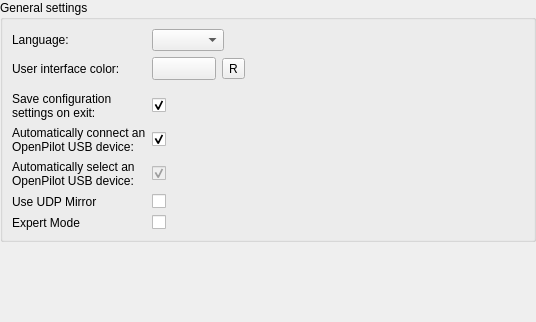
<?xml version="1.0" encoding="UTF-8"?>
<ui version="4.0">
 <class>Core::Internal::GeneralSettings</class>
 <widget class="QWidget" name="Core::Internal::GeneralSettings">
  <property name="geometry">
   <rect>
    <x>0</x>
    <y>0</y>
    <width>536</width>
    <height>322</height>
   </rect>
  </property>
  <layout class="QVBoxLayout" name="verticalLayout_2">
   <property name="margin">
    <number>0</number>
   </property>
   <item>
    <widget class="QGroupBox" name="groupBox">
     <property name="title">
      <string>General settings</string>
     </property>
     <layout class="QGridLayout" name="gridLayout">
      <item row="1" column="0">
       <widget class="QLabel" name="colorLabel">
        <property name="text">
         <string>User interface color:</string>
        </property>
       </widget>
      </item>
      <item row="1" column="1">
       <widget class="QWidget" name="widget" native="true">
        <layout class="QGridLayout" name="gridLayout_2">
         <property name="margin">
          <number>0</number>
         </property>
         <item row="0" column="1">
          <widget class="QToolButton" name="resetButton">
           <property name="toolTip">
            <string>Reset to default</string>
           </property>
           <property name="text">
            <string>R</string>
           </property>
           <property name="icon">
            <iconset resource="core.qrc">
             <normaloff>:/core/images/reset.png</normaloff>:/core/images/reset.png</iconset>
           </property>
          </widget>
         </item>
         <item row="0" column="0">
          <widget class="Utils::QtColorButton" name="colorButton">
           <property name="sizePolicy">
            <sizepolicy hsizetype="Preferred" vsizetype="Preferred">
             <horstretch>0</horstretch>
             <verstretch>0</verstretch>
            </sizepolicy>
           </property>
           <property name="minimumSize">
            <size>
             <width>64</width>
             <height>0</height>
            </size>
           </property>
           <property name="alphaAllowed" stdset="0">
            <bool>false</bool>
           </property>
          </widget>
         </item>
         <item row="0" column="2">
          <spacer name="horizontalSpacer">
           <property name="orientation">
            <enum>Qt::Horizontal</enum>
           </property>
           <property name="sizeHint" stdset="0">
            <size>
             <width>40</width>
             <height>20</height>
            </size>
           </property>
          </spacer>
         </item>
        </layout>
       </widget>
      </item>
      <item row="9" column="1">
       <widget class="QWidget" name="widget_2" native="true">
        <layout class="QGridLayout" name="gridLayout_3">
         <property name="margin">
          <number>0</number>
         </property>
        </layout>
       </widget>
      </item>
      <item row="10" column="1">
       <widget class="QCheckBox" name="checkBoxSaveOnExit">
        <property name="text">
         <string/>
        </property>
        <property name="checked">
         <bool>true</bool>
        </property>
       </widget>
      </item>
      <item row="10" column="0">
       <widget class="QLabel" name="label_4">
        <property name="text">
         <string>Save configuration settings on exit:</string>
        </property>
        <property name="wordWrap">
         <bool>true</bool>
        </property>
       </widget>
      </item>
      <item row="11" column="0">
       <widget class="QLabel" name="label_5">
        <property name="text">
         <string>Automatically connect an OpenPilot USB device:</string>
        </property>
        <property name="wordWrap">
         <bool>true</bool>
        </property>
       </widget>
      </item>
      <item row="11" column="1">
       <widget class="QCheckBox" name="checkAutoConnect">
        <property name="text">
         <string/>
        </property>
        <property name="checked">
         <bool>true</bool>
        </property>
       </widget>
      </item>
      <item row="12" column="0">
       <widget class="QLabel" name="label_6">
        <property name="text">
         <string>Automatically select an OpenPilot USB device:</string>
        </property>
        <property name="wordWrap">
         <bool>true</bool>
        </property>
       </widget>
      </item>
      <item row="12" column="1">
       <widget class="QCheckBox" name="checkAutoSelect">
        <property name="enabled">
         <bool>false</bool>
        </property>
        <property name="text">
         <string/>
        </property>
        <property name="checked">
         <bool>true</bool>
        </property>
       </widget>
      </item>
      <item row="13" column="1">
       <widget class="QCheckBox" name="cbUseUDPMirror">
        <property name="text">
         <string/>
        </property>
       </widget>
      </item>
      <item row="13" column="0">
       <widget class="QLabel" name="labelUDP">
        <property name="text">
         <string>Use UDP Mirror</string>
        </property>
       </widget>
      </item>
      <item row="14" column="0">
       <widget class="QLabel" name="labelExpert">
        <property name="text">
         <string>Expert Mode</string>
        </property>
       </widget>
      </item>
      <item row="14" column="1">
       <widget class="QCheckBox" name="cbExpertMode">
        <property name="text">
         <string/>
        </property>
       </widget>
      </item>
      <item row="0" column="1">
       <layout class="QHBoxLayout" name="horizontalLayout">
        <item>
         <widget class="QComboBox" name="languageBox"/>
        </item>
        <item>
         <spacer name="horizontalSpacer_3">
          <property name="orientation">
           <enum>Qt::Horizontal</enum>
          </property>
          <property name="sizeHint" stdset="0">
           <size>
            <width>40</width>
            <height>20</height>
           </size>
          </property>
         </spacer>
        </item>
       </layout>
      </item>
      <item row="0" column="0">
       <widget class="QLabel" name="label_3">
        <property name="text">
         <string>Language:</string>
        </property>
       </widget>
      </item>
     </layout>
    </widget>
   </item>
   <item>
    <spacer name="verticalSpacer">
     <property name="orientation">
      <enum>Qt::Vertical</enum>
     </property>
     <property name="sizeHint" stdset="0">
      <size>
       <width>20</width>
       <height>111</height>
      </size>
     </property>
    </spacer>
   </item>
  </layout>
 </widget>
 <customwidgets>
  <customwidget>
   <class>Utils::QtColorButton</class>
   <extends>QToolButton</extends>
   <header>utils/qtcolorbutton.h</header>
  </customwidget>
 </customwidgets>
 <resources>
  <include location="core.qrc"/>
 </resources>
 <connections/>
</ui>
